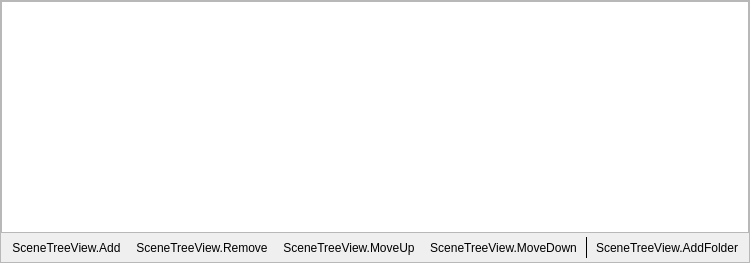
<?xml version="1.0" encoding="UTF-8"?>
<ui version="4.0">
 <class>STVDock</class>
 <widget class="QDockWidget" name="STVDock">
  <property name="geometry">
   <rect>
    <x>0</x>
    <y>0</y>
    <width>532</width>
    <height>263</height>
   </rect>
  </property>
  <property name="floating">
   <bool>false</bool>
  </property>
  <property name="windowTitle">
   <string>SceneTreeView.Title</string>
  </property>
  <widget class="QWidget" name="stvContents">
   <layout class="QVBoxLayout" name="verticalLayout">
    <property name="leftMargin">
     <number>0</number>
    </property>
    <property name="topMargin">
     <number>0</number>
    </property>
    <property name="rightMargin">
     <number>0</number>
    </property>
    <property name="bottomMargin">
     <number>0</number>
    </property>
    <item>
     <widget class="QFrame" name="frame">
      <property name="frameShape">
       <enum>QFrame::StyledPanel</enum>
      </property>
      <property name="frameShadow">
       <enum>QFrame::Raised</enum>
      </property>
      <layout class="QVBoxLayout" name="verticalLayout_2">
       <property name="spacing">
        <number>0</number>
       </property>
       <property name="leftMargin">
        <number>0</number>
       </property>
       <property name="topMargin">
        <number>0</number>
       </property>
       <property name="rightMargin">
        <number>0</number>
       </property>
       <property name="bottomMargin">
        <number>0</number>
       </property>
       <item>
        <widget class="StvItemView" name="stvTree">
         <property name="contextMenuPolicy">
          <enum>Qt::CustomContextMenu</enum>
         </property>
         <property name="dragDropMode">
          <enum>QAbstractItemView::InternalMove</enum>
         </property>
         <property name="defaultDropAction">
          <enum>Qt::TargetMoveAction</enum>
         </property>
         <property name="selectionBehavior">
          <enum>QAbstractItemView::SelectItems</enum>
         </property>
         <property name="rootIsDecorated">
          <bool>true</bool>
         </property>
         <property name="headerHidden">
          <bool>true</bool>
         </property>
        </widget>
       </item>
       <item>
        <widget class="QWidget" name="listbox" native="true">
         <property name="enabled">
          <bool>true</bool>
         </property>
         <layout class="QHBoxLayout" name="hboxlayout">
          <property name="spacing">
           <number>1</number>
          </property>
          <property name="leftMargin">
           <number>4</number>
          </property>
          <property name="topMargin">
           <number>4</number>
          </property>
          <property name="rightMargin">
           <number>4</number>
          </property>
          <property name="bottomMargin">
           <number>4</number>
          </property>
          <item>
           <widget class="QToolButton" name="stvAdd">
            <property name="text">
             <string>SceneTreeView.Add</string>
            </property>
            <property name="autoRaise">
             <bool>true</bool>
            </property>
           </widget>
          </item>
          <item>
           <widget class="QToolButton" name="stvRemove">
            <property name="text">
             <string>SceneTreeView.Remove</string>
            </property>
            <property name="autoRaise">
             <bool>true</bool>
            </property>
           </widget>
          </item>
          <item>
           <widget class="QToolButton" name="stvMoveUp">
            <property name="text">
             <string>SceneTreeView.MoveUp</string>
            </property>
            <property name="autoRaise">
             <bool>true</bool>
            </property>
           </widget>
          </item>
          <item>
           <widget class="QToolButton" name="stvMoveDown">
            <property name="text">
             <string>SceneTreeView.MoveDown</string>
            </property>
            <property name="autoRaise">
             <bool>true</bool>
            </property>
           </widget>
          </item>

          <item>
           <widget class="Line" name="line">
            <property name="frameShadow">
             <enum>QFrame::Plain</enum>
            </property>
            <property name="orientation">
             <enum>Qt::Vertical</enum>
            </property>
           </widget>
          </item>
          <item>
           <widget class="QToolButton" name="stvAddFolder">
            <property name="text">
             <string>SceneTreeView.AddFolder</string>
            </property>
            <property name="autoRaise">
             <bool>true</bool>
            </property>
           </widget>
          </item>
          <item>
           <spacer name="horizontalSpacer">
            <property name="orientation">
             <enum>Qt::Horizontal</enum>
            </property>
            <property name="sizeHint" stdset="0">
             <size>
              <width>40</width>
              <height>20</height>
             </size>
            </property>
           </spacer>
          </item>
         </layout>
        </widget>
       </item>
      </layout>
     </widget>
    </item>
   </layout>
  </widget>
 </widget>
 <customwidgets>
  <customwidget>
   <class>StvItemView</class>
   <extends>QTreeView</extends>
   <header>obs_scene_tree_view/stv_item_view.h</header>
  </customwidget>
 </customwidgets>
 <resources/>
 <connections/>
</ui>
